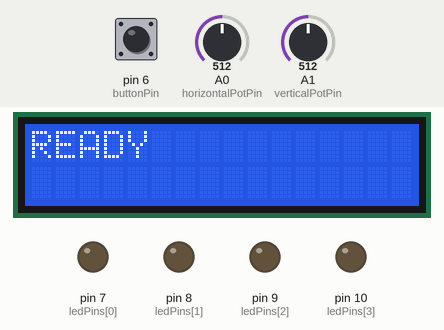
This program was run on a simulated Arduino Uno, built with avr-gcc and run on an emulated ATmega328P. On the bench: 16×2 character LCD, output pins drawn as LEDs (lit = HIGH). The test bench sets the inputs (shaded band); at power-on: pin 6 (buttonPin) LOW, A0 (horizontalPotPin) = 512, A1 (verticalPotPin) = 512. Random numbers use the default seed unless the program sets one.

Above: at 1.2 s.
1.3 s: pin 6 (buttonPin) pulled HIGH for 0.15 s
At 2.0 s:
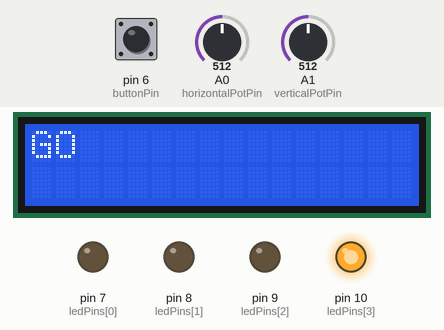
4.4 s: pin 6 (buttonPin) pulled HIGH for 3.2 s
At 10.2 s:
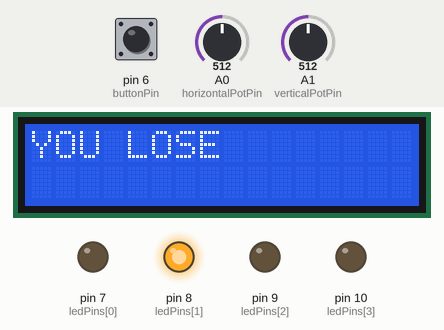
10.6 s: pin 6 (buttonPin) pulled HIGH for 1 s
At 12.5 s:
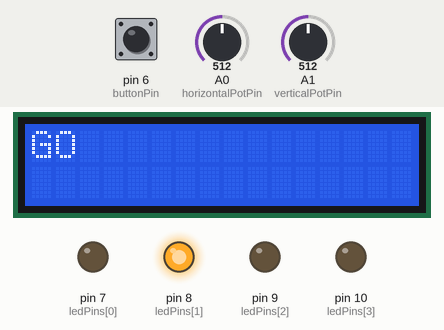
14.6 s: pin 6 (buttonPin) pulled HIGH for 3.2 s
At 17.2 s:
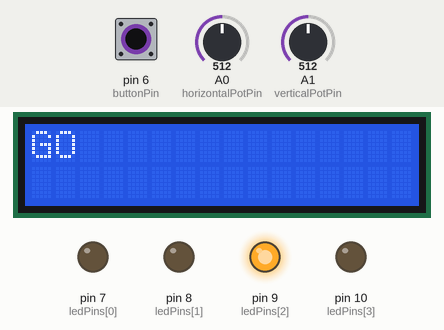
Timing chart, 0 to 23.2 s (numbered marks = the images above; inputs shaded):
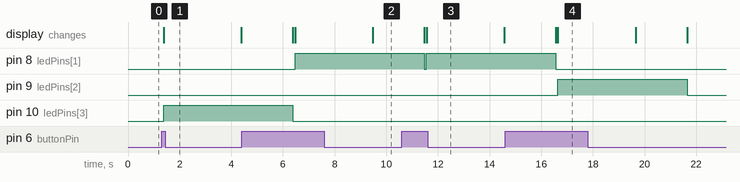

Measured:
- after the input at 1.3 s, pin 10 (ledPins[3]): LOW → HIGH after 0.08 s; the display: changes after 0.08 s (image 1)
- after the input at 4.4 s, pin 8 (ledPins[1]): LOW → HIGH after 2.1 s
- after the input at 14.6 s, pin 9 (ledPins[2]): LOW → HIGH after 2.0 s, → LOW 5.0 s later

The program:

main.cpp
```cpp
#include <Arduino.h>
#include <LiquidCrystal.h>

// Construct LiquidCrystal class "lcd" object with pin numbers
const int rs = 12, en = 11, d4 = 5, d5 = 4, d6 = 3, d7 = 2;
LiquidCrystal lcd(rs, en, d4, d5, d6, d7);

// I/O pin assignments
const int horizontalPotPin = A0;    // Horizontal potentiometer
const int verticalPotPin = A1;      // Vertical potentiometer
const int buttonPin = 6;            // Button to start the game
const int ledPins[] = {7, 8, 9, 10}; // LEDs N, S, W, E array

// Game Parameters
const int midthreshold = 512;       // Midpoint value of potentiometer
const int highthreshold = 823;      // High cutoff value for joystick
const int lowthreshold = 200;       // Low cutoff value for joystick
const long reactionTime = 3000;     // Time to move "joystick"

// Button debounce variables
unsigned long T1 = 0, T2 = 0;       // Time Delta variables
uint16_t buttonStates = 0;          // Bit buffer variable

// Input read and check helper function
bool checkIfCorrect(int targetDirection) {
  //Serial.println("called function checkIfCorrect");

  int horizontalValue = analogRead(horizontalPotPin);
  int verticalValue = analogRead(verticalPotPin);

  // DEBUGGING: Print potentiometer values
  //Serial.println(horizontalValue);
  //Serial.println(verticalValue);

  // Check position of potentiometers
  switch (targetDirection) {
    case 0: // N
      return (verticalValue > highthreshold);
    case 1: // S
      return (verticalValue < lowthreshold);
    case 2: // W
      return (horizontalValue < lowthreshold);
    case 3: // E
      return (horizontalValue > highthreshold);
  }
  return false; // No match
}

// Game logic helper function
void playGame() {
  Serial.println("called function playGame");

  int targetDirection = random(0, 4); // Randomly select a direction

  // DEBUGGING: Print randomly selected direction
  //Serial.print("LED ");
  //Serial.print(targetDirection);
  //Serial.println(" - Selected Direction");

  // DEBUGGING: Print state of LED pins after turning all off
  //for(int i = 0; i < 4; i++) {
  //Serial.print (digitalRead (ledPins[i])) ;
  //}
  //Serial.println();

  digitalWrite(ledPins[targetDirection], HIGH); // Light up direction LED

  // DEBUGGING: Print state of LED pins after setting a random pin on
  //for(int i = 0; i < 4; i++) {
  //Serial.print (digitalRead (ledPins[i])) ;
  //}
  //Serial.println();

  lcd.clear();
  lcd.print("GO");

  unsigned long startTime = millis();

  while (millis() - startTime < reactionTime) {
    if (checkIfCorrect(targetDirection)) {
      lcd.clear();
      lcd.print("YOU WIN");

      //DEBUGGING
      //Serial.println("Win State");
      //Serial.println();

      delay(2000); // Show win message for delay time
      lcd.clear();
      lcd.print("READY");
      return;
    }
  }

  // If the player didn't react in time
  lcd.clear();
  lcd.print("YOU LOSE");

  // DEBUGGING
  //Serial.println("Loss State");
  //Serial.println();

  delay(2000); // Show lose message for delay time
  lcd.clear();
  lcd.print("READY");
}

// Button debouncing moving average filter helper function
void buttonScan(void)
{
  int sumStates = 0;  // Counter variable
  buttonStates <<= 1; // Bitshift u_int16 left
  buttonStates |= digitalRead(buttonPin); // Bitwise OR to append newest read to buttonStates
  sumStates = __builtin_popcount(buttonStates); // Count 1s in buttonStates
  if(sumStates >= 16)
  {
    playGame();
    buttonStates = 0;
  }
}

void setup() {
  //DEBUGGING
  //Serial.begin(9600);

  // Initialize the LED pins as outputs
  for (int i = 0; i < 4; ++i) {
    pinMode(ledPins[i], OUTPUT);
  }

  // Initialize the button pin as an input
  pinMode(buttonPin, INPUT);

  // Activate "lcd" object instance
  lcd.begin(16, 2);

  // Display ready message
  lcd.print("READY");
}

void loop() {
  for (int i = 0; i < 4; ++i) {
    digitalWrite(ledPins[i], LOW); // Loop through array index to turn off all LEDs
  }

  // Call buttonScan function after 5ms has elapsed
  T2 = millis();
  if((T2 - T1) >= 5) {
    buttonScan();
    T1 = millis();
  }
}
```
